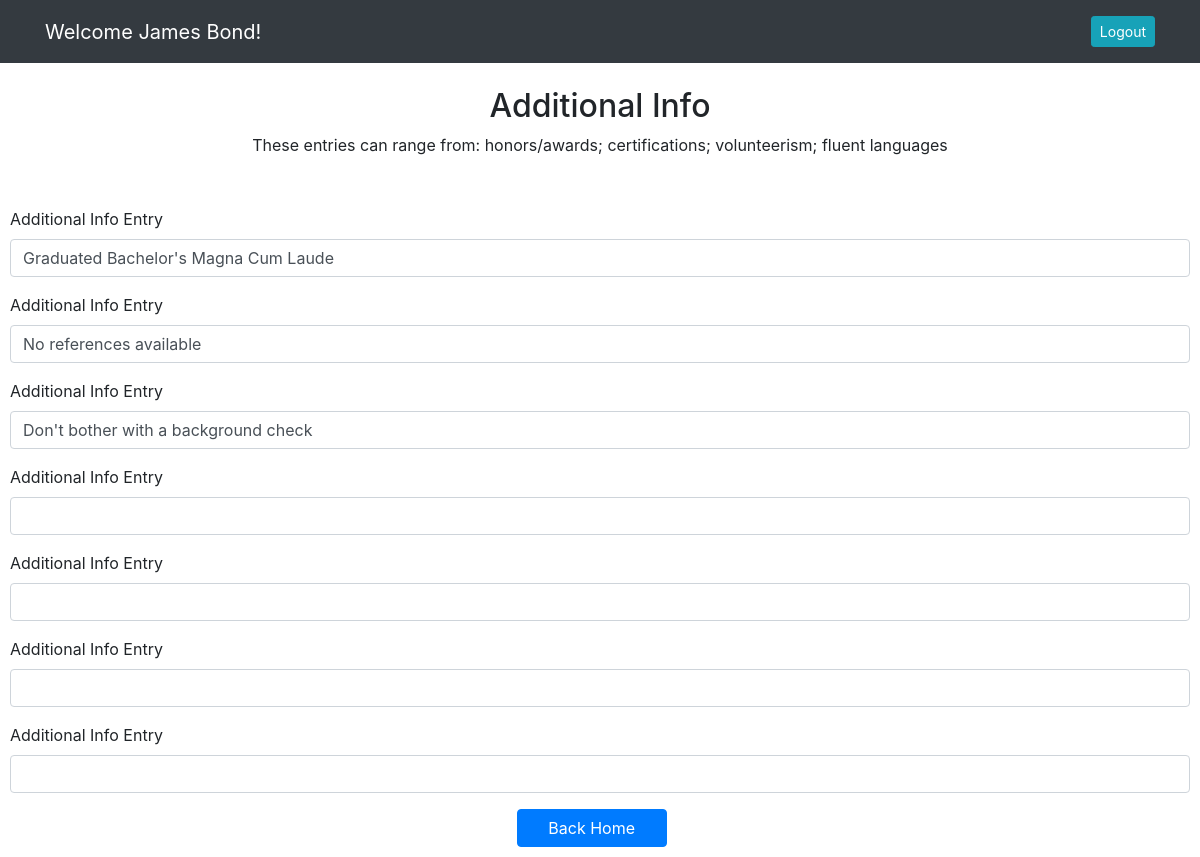
Page /editadditionalpage (signed in) on the earlier database version.
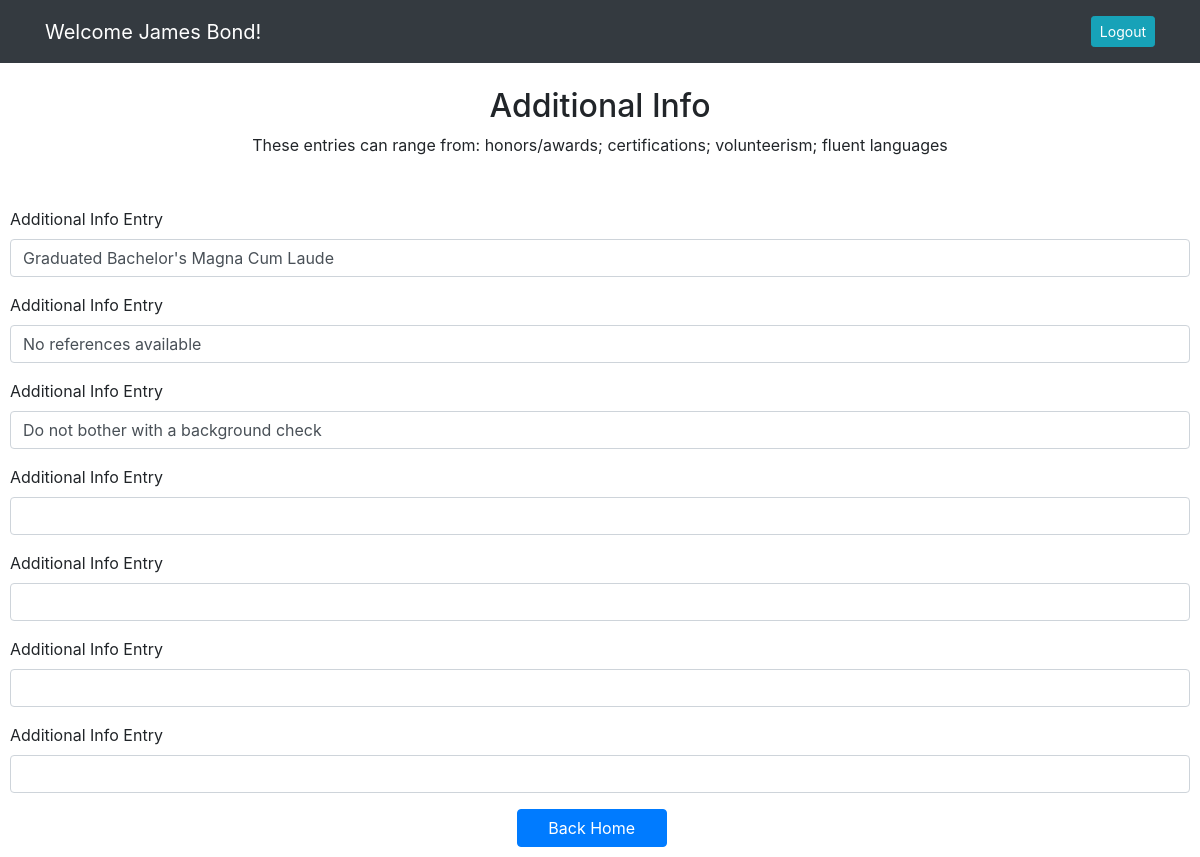
Same page on the later database version.
### resume_app/models.py (models this page shows)
class Additional(models.Model):
    info = models.CharField(max_length=255)
    info1 = models.CharField(blank=True, max_length=255)
    info2 = models.CharField(blank=True, max_length=255)
    info3 = models.CharField(blank=True, max_length=255)
    info4 = models.CharField(blank=True, max_length=255)
    info5 = models.CharField(blank=True, max_length=255)
    info6 = models.CharField(blank=True, max_length=255)
    user = models.ForeignKey(User, related_name="additionals", on_delete=models.CASCADE)
    created_at = DateTimeField(auto_now_add=True)
    updated_at = DateTimeField(auto_now=True)
    objects = AdditionalManager()

### resume_app/views.py (the view)
# urls.py: path('editadditionalpage', views.editadditionalpage),
def editadditionalpage(request):
    if 'id' not in request.session:
        return redirect('/')
    else:
        context = {
            'user': User.objects.get(id = request.session['id'])
        }
    return render(request, 'editadditional.html', context)

### resume_app/templates/editadditional.html (shortened to what this page needs)
<!DOCTYPE html>
<html lang="en">
<head>
    <link rel="stylesheet" href="https://stackpath.bootstrapcdn.com/bootstrap/4.5.2/css/bootstrap.min.css"
>
    {% load static %}
    <link rel="stylesheet" href="{% static 'css/eduaddl.css' %}">
</head>
<body>
    <nav class="navbar navbar-expand-lg navbar-dark bg-dark">
        <div class="container">
            <a class="navbar-brand" href="#">Welcome {{user.first_name}} {{user.last_name}}!</a>
            <div class="collapse navbar-collapse" id="navbarText">
                <span class="navbar-text">
                    <a href="/logout" role="button" class="btn btn-sm btn-info ml-2 text-white">Logout</a>
                </span>
            </div>
        </div>
    </nav>
    <br>
    <h2>Additional Info</h2>
    <p>These entries can range from: honors/awards; certifications; volunteerism; fluent languages</p>
    <br>
    <div id="addl_form">
        <form action="/editadditional" method="POST" id="additional" >
            {% for additional in user.additionals.all %}
        <div class="addl_form">
            <div class="mb-3" id="title_div">
                <label for="info" class="form-label">Additional Info Entry</label>
                <input type="text" class="form-control" id="addl_info" value="{{additional.info}}" name="info">
            </div>
        </div>
        <div class="addl_form">
            <div class="mb-3" id="title_div">
                <label for="info" class="form-label">Additional Info Entry</label>
                <input type="text" class="form-control" id="addl_info" value="{{additional.info1}}" name="info1">
            </div>
        </div>
        <div class="addl_form">
            <div class="mb-3" id="title_div">
                <label for="info" class="form-label">Additional Info Entry</label>
                <input type="text" class="form-control" id="addl_info" value="{{additional.info2}}" name="info2">
            </div>
        </div>
        <div class="addl_form">
            <div class="mb-3" id="title_div">
                <label for="info" class="form-label">Additional Info Entry</label>
                <input type="text" class="form-control" id="addl_info" value="{{additional.info3}}" name="info3">
            </div>
        </div>
        <div class="addl_form">
            <div class="mb-3" id="title_div">
                <label for="info" class="form-label">Additional Info Entry</label>
                <input type="text" class="form-control" id="addl_info" value="{{additional.info4}}" name="info4">
            </div>
        </div>
        <div class="addl_form">
            <div class="mb-3" id="title_div">
                <label for="info" class="form-label">Additional Info Entry</label>
                <input type="text" class="form-control" id="addl_info" value="{{additional.info5}}" name="info5">
            </div>
        </div>
        <div class="addl_form">
            <div class="mb-3" id="title_div">
                <label for="info" class="form-label">Additional Info Entry</label>
                <input type="text" class="form-control" id="addl_info" value="{{additional.info6}}" name="info6">
            </div>
        </div>
            {% endfor %}
            <div class="d-grid gap-2 col-2 mx-auto" id="final_btm_btn">
                <button class="btn btn-primary" id="submit" type="submit">Back Home</button>
            </div>
        </form>
    </div>
</body>
</html>

Differences in the rows shown:
changed Additional "Graduated Bachelor's Magna Cum Laude": info2 "Don't bother with a background check" → "Do not bother with a background check"
